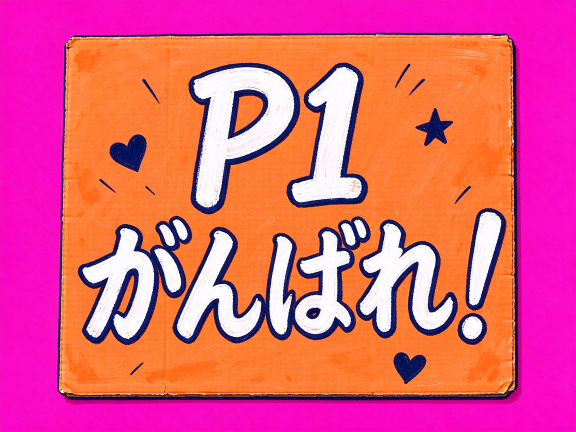
#> input picture AIQUIZ-Godot/assets/goal_stand/source/generated/sign_p1_raw.png, 1152 x 864 px (shown at 1/2 size); its folder holds 6 pictures in this run
$ python key_generated.py
#> lines starting #> are read from the running program, lines starting #| are printed output that depends on the picture; after the words box and inside, x2 and y2 are one past the last pixel; in counts of white or black regions, pixels touching at a corner belong together
"""Key the Higgsfield-generated sprites (flat magenta/green backgrounds) to alpha.

Input:  source/generated/*_raw.png  (Higgsfield z_image / seedream_5_0_flash)
Output: textures/sign_*.png            (opaque boards, embedded by Blender into the GLB)
Run from the project root:  python assets/goal_stand/source/key_generated.py
"""
from pathlib import Path

import numpy as np
from PIL import Image

HERE = Path(__file__).resolve().parent
RAW = HERE / "generated"
OUT = HERE.parent / "textures"
BLENDER_TEXTURES = HERE / "textures"


def smoothstep(e0, e1, x):
    t = np.clip((x - e0) / (e1 - e0), 0.0, 1.0)
    return t * t * (3.0 - 2.0 * t)


def key(name, out_name, screen="magenta", size=512, pad=0.04):
    im = np.asarray(Image.open(RAW / name).convert("RGB")).astype(np.float32)
    r, g, b = im[..., 0], im[..., 1], im[..., 2]
    if screen == "magenta":
        spill = np.minimum(r, b) - g           # background and its drop shadow
    else:
        spill = g - np.maximum(r, b)
    alpha = 1.0 - smoothstep(18.0, 46.0, spill)
    # Remove the screen tint that survives on anti-aliased edges.
    if screen == "magenta":
        cap = g + np.maximum(0.0, spill) * (1.0 - alpha)
        r = np.minimum(r, np.maximum(cap, r * alpha))
        b = np.minimum(b, np.maximum(cap, b * alpha))
    else:
        g = np.minimum(g, np.maximum(r, b) + (g - np.maximum(r, b)) * alpha)
    rgba = np.dstack([r, g, b, alpha * 255.0]).clip(0, 255).astype(np.uint8)
    ys, xs = np.nonzero(alpha > 0.5)
    y0, y1, x0, x1 = ys.min(), ys.max(), xs.min(), xs.max()
    side = max(y1 - y0, x1 - x0) * (1.0 + pad * 2.0)
    cy, cx = (y0 + y1) * 0.5, (x0 + x1) * 0.5
    box = [int(cx - side / 2), int(cy - side / 2), int(cx + side / 2), int(cy + side / 2)]
    img = Image.fromarray(rgba, "RGBA").crop(box)
    img = img.resize((size, size), Image.LANCZOS)
    OUT.mkdir(parents=True, exist_ok=True)
    img.save(OUT / out_name)
    return OUT / out_name, img.size


def key_board(name, out_name, screen="magenta", width=512):
#> called with name = 'sign_p1_raw.png', out_name = 'sign_p1.png', screen = 'magenta', width = 512
    im = np.asarray(Image.open(RAW / name).convert("RGB")).astype(np.float32)
    r, g, b = im[..., 0], im[..., 1], im[..., 2]
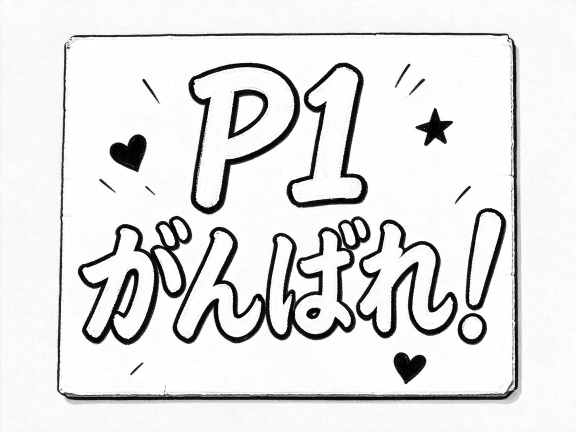
#> r: shape (864, 1152) float32 (shown at 1/2 size); min 0, max 255, mean 227.3
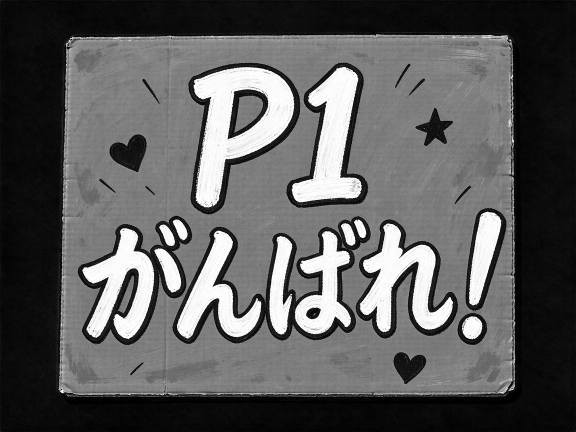
#> g: shape (864, 1152) float32 (shown at 1/2 size); min 0, max 255, mean 91.6
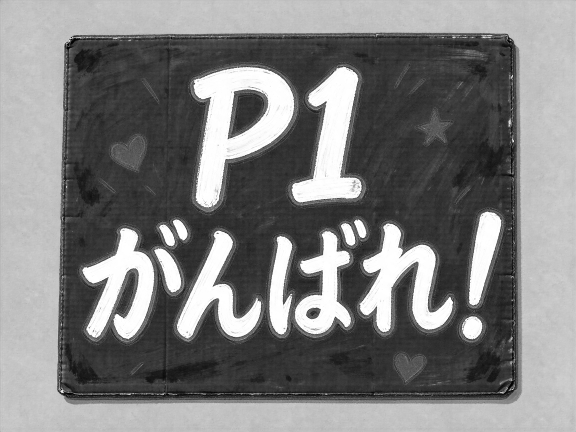
#> b: shape (864, 1152) float32 (shown at 1/2 size); min 0, max 255, mean 126.4
    spill = (np.minimum(r, b) - g) if screen == "magenta" else (g - np.maximum(r, b))
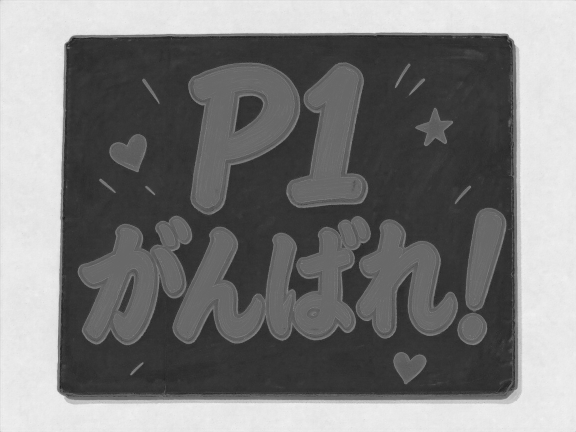
#> spill: shape (864, 1152) float32 (shown at 1/2 size); min -149, max 218, mean 28.7; drawn with min black and max white
    alpha = 1.0 - smoothstep(18.0, 46.0, spill)
#> in smoothstep, `t = np.clip((x - e0) / (e1 - e0), 0.0, 1.0)`:
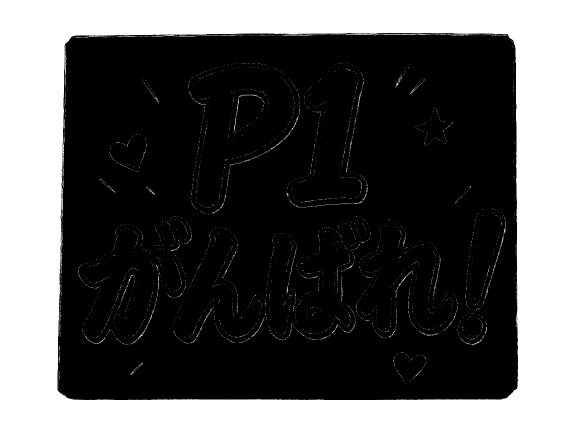
#> t: shape (864, 1152) float32 (shown at 1/2 size); min 0, max 1, mean 0.338
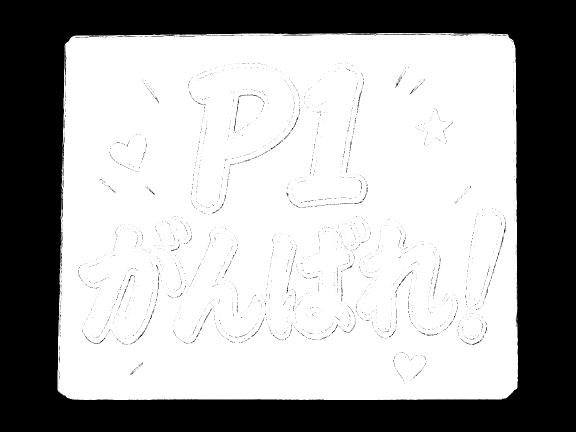
#> alpha: shape (864, 1152) float32 (shown at 1/2 size); min 0, max 1, mean 0.662
    # Signs are opaque boards: fill the keyed-out corners with the board colour.
    solid = alpha > 0.5
#> solid: shape (864, 1152) bool; 66.3% white; 1954 black regions (1925 under 20 px), largest, box (x1, y1, x2, y2) and area: (0, 0, 1152, 864) 330395, (752, 68, 829, 70) 83, (715, 182, 723, 215) 51
    board = np.median(np.dstack([r, g, b])[solid], axis=0)
#> board = [253, 126, 57]
    rgb = np.dstack([r, g, b])
    rgb[~solid] = board
    ys, xs = np.nonzero(solid)
    img = Image.fromarray(rgb.clip(0, 255).astype(np.uint8), "RGB").crop((xs.min(), ys.min(), xs.max() + 1, ys.max() + 1))
    img = img.resize((width, int(width * img.size[1] / img.size[0])), Image.LANCZOS)
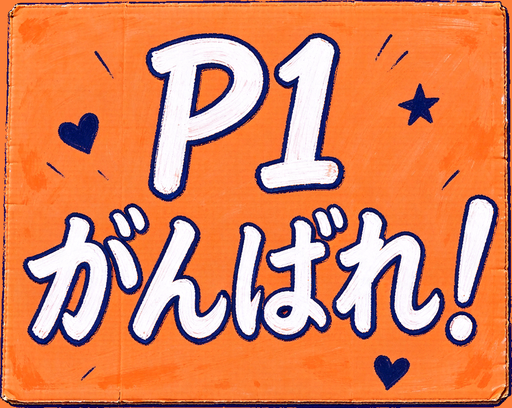
#> img: PIL image 512x408 RGB; mean R, G, B 219.8, 132.9, 93.2
    BLENDER_TEXTURES.mkdir(parents=True, exist_ok=True)
    img.save(BLENDER_TEXTURES / out_name)
    return BLENDER_TEXTURES / out_name, img.size


if __name__ == "__main__":
    for raw, out, screen in [("sign_p1_raw.png", "sign_p1.png", "magenta"),
                             ("sign_p2_raw.png", "sign_p2.png", "magenta"),
                             ("sign_boo_raw.png", "sign_boo.png", "green")]:
        if (RAW / raw).exists():
            print(key_board(raw, out, screen))
#> pass 2 of the loop `for raw, out, screen in [("sign_p1_raw.png", "sign_p1.png", "magenta"),`:
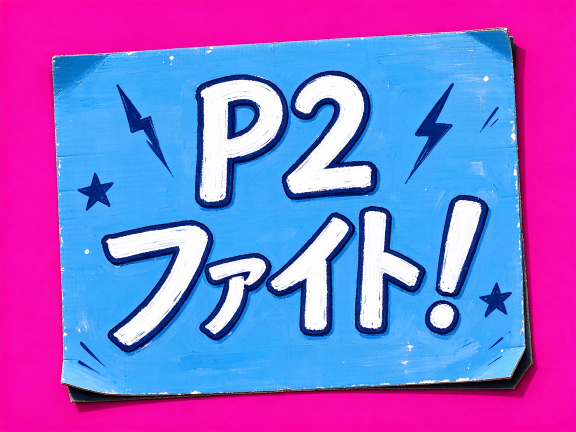
#> input picture AIQUIZ-Godot/assets/goal_stand/source/generated/sign_p2_raw.png, 1152 x 864 px (shown at 1/2 size)
#> in key_board (call 2), `alpha = 1.0 - smoothstep(18.0, 46.0, spill)`:
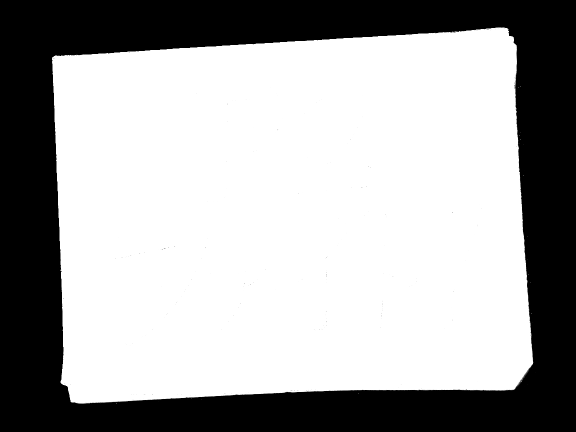
#> alpha: shape (864, 1152) float32 (shown at 1/2 size); min 0, max 1, mean 0.656
#> solid: shape (864, 1152) bool; 65.6% white; 26 black regions (25 under 20 px), largest, box (x1, y1, x2, y2) and area: (0, 0, 1152, 864) 342073
#> board = [65, 172, 251]
#> in key_board (call 2), `img = img.resize((width, int(width * img.size[1] / img.size[0])), Imag..`:
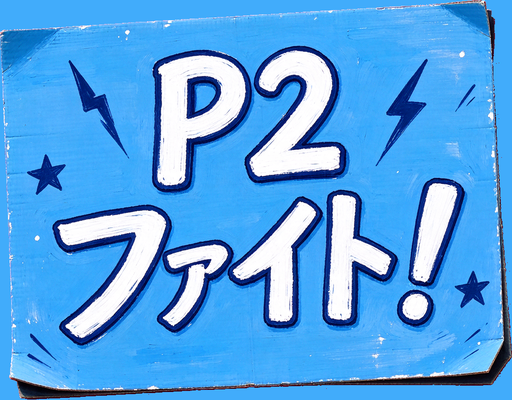
#> img: PIL image 512x400 RGB; mean R, G, B 85.9, 163.7, 229.6
#> pass 3 of the loop `for raw, out, screen in [("sign_p1_raw.png", "sign_p1.png", "magenta"),`:
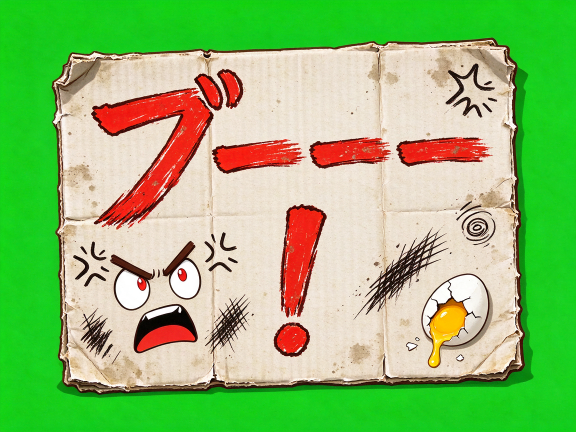
#> input picture AIQUIZ-Godot/assets/goal_stand/source/generated/sign_boo_raw.png, 1152 x 864 px (shown at 1/2 size)
#> in key_board (call 3), `alpha = 1.0 - smoothstep(18.0, 46.0, spill)`:
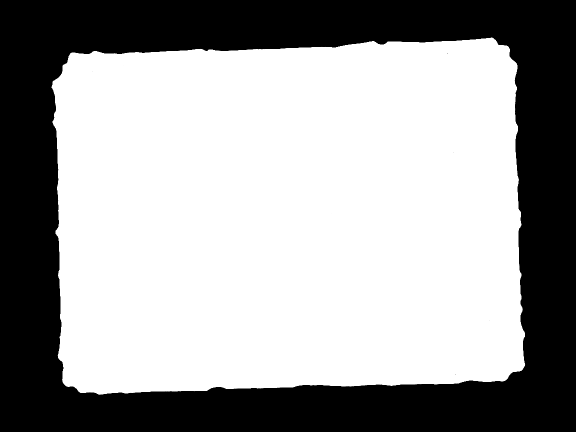
#> alpha: shape (864, 1152) float32 (shown at 1/2 size); min 0, max 1, mean 0.628
#> solid: shape (864, 1152) bool; 62.8% white; 3 black regions (2 under 20 px), largest, box (x1, y1, x2, y2) and area: (0, 0, 1152, 864) 370430
#> board = [235, 220, 202]
#> in key_board (call 3), `img = img.resize((width, int(width * img.size[1] / img.size[0])), Imag..`:
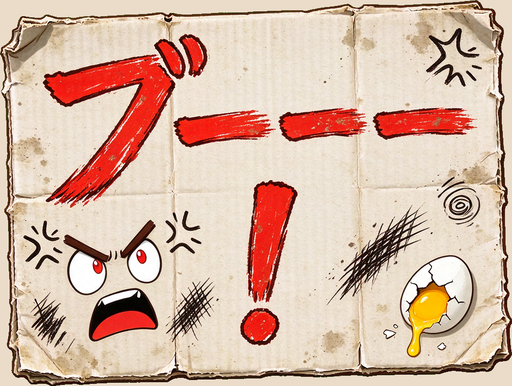
#> img: PIL image 512x386 RGB; mean R, G, B 214.5, 182.6, 164.8
